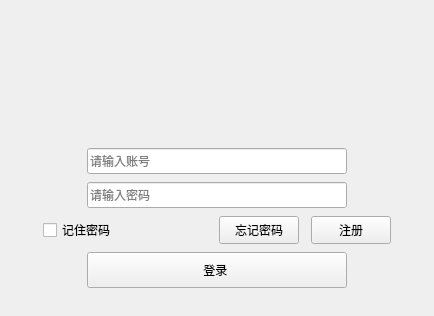
<?xml version="1.0" encoding="UTF-8"?>
<ui version="4.0">
 <class>UserLogin</class>
 <widget class="QWidget" name="UserLogin">
  <property name="geometry">
   <rect>
    <x>0</x>
    <y>0</y>
    <width>434</width>
    <height>316</height>
   </rect>
  </property>
  <property name="sizePolicy">
   <sizepolicy hsizetype="Fixed" vsizetype="Fixed">
    <horstretch>0</horstretch>
    <verstretch>0</verstretch>
   </sizepolicy>
  </property>
  <property name="minimumSize">
   <size>
    <width>434</width>
    <height>316</height>
   </size>
  </property>
  <property name="maximumSize">
   <size>
    <width>434</width>
    <height>316</height>
   </size>
  </property>
  <property name="windowTitle">
   <string>UserLogin</string>
  </property>
  <layout class="QVBoxLayout" name="verticalLayout_2">
   <property name="spacing">
    <number>0</number>
   </property>
   <property name="leftMargin">
    <number>0</number>
   </property>
   <property name="topMargin">
    <number>0</number>
   </property>
   <property name="rightMargin">
    <number>0</number>
   </property>
   <property name="bottomMargin">
    <number>0</number>
   </property>
   <item>
    <widget class="QWidget" name="titleWidget" native="true">
     <property name="sizePolicy">
      <sizepolicy hsizetype="Expanding" vsizetype="Expanding">
       <horstretch>0</horstretch>
       <verstretch>0</verstretch>
      </sizepolicy>
     </property>
     <property name="minimumSize">
      <size>
       <width>0</width>
       <height>104</height>
      </size>
     </property>
     <property name="maximumSize">
      <size>
       <width>16777215</width>
       <height>104</height>
      </size>
     </property>
     <property name="titleskin" stdset="0">
      <bool>true</bool>
     </property>
    </widget>
   </item>
   <item>
    <widget class="QWidget" name="bodyWidget" native="true">
     <property name="sizePolicy">
      <sizepolicy hsizetype="Preferred" vsizetype="Expanding">
       <horstretch>0</horstretch>
       <verstretch>0</verstretch>
      </sizepolicy>
     </property>
     <property name="minimumSize">
      <size>
       <width>0</width>
       <height>200</height>
      </size>
     </property>
     <property name="bottomskin" stdset="0">
      <bool>true</bool>
     </property>
     <layout class="QVBoxLayout" name="verticalLayout">
      <property name="spacing">
       <number>0</number>
      </property>
      <property name="leftMargin">
       <number>0</number>
      </property>
      <property name="topMargin">
       <number>36</number>
      </property>
      <property name="rightMargin">
       <number>0</number>
      </property>
      <property name="bottomMargin">
       <number>20</number>
      </property>
      <item>
       <layout class="QHBoxLayout" name="horizontalLayout">
        <item>
         <spacer name="horizontalSpacer">
          <property name="orientation">
           <enum>Qt::Orientation::Horizontal</enum>
          </property>
          <property name="sizeHint" stdset="0">
           <size>
            <width>40</width>
            <height>20</height>
           </size>
          </property>
         </spacer>
        </item>
        <item>
         <widget class="QLineEdit" name="editUserAccount">
          <property name="minimumSize">
           <size>
            <width>260</width>
            <height>26</height>
           </size>
          </property>
          <property name="maximumSize">
           <size>
            <width>260</width>
            <height>26</height>
           </size>
          </property>
          <property name="maxLength">
           <number>33</number>
          </property>
          <property name="placeholderText">
           <string>请输入账号</string>
          </property>
         </widget>
        </item>
        <item>
         <spacer name="horizontalSpacer_2">
          <property name="orientation">
           <enum>Qt::Orientation::Horizontal</enum>
          </property>
          <property name="sizeHint" stdset="0">
           <size>
            <width>40</width>
            <height>20</height>
           </size>
          </property>
         </spacer>
        </item>
       </layout>
      </item>
      <item>
       <layout class="QHBoxLayout" name="horizontalLayout_2">
        <item>
         <spacer name="horizontalSpacer_3">
          <property name="orientation">
           <enum>Qt::Orientation::Horizontal</enum>
          </property>
          <property name="sizeHint" stdset="0">
           <size>
            <width>40</width>
            <height>20</height>
           </size>
          </property>
         </spacer>
        </item>
        <item>
         <widget class="QLineEdit" name="editPassword">
          <property name="minimumSize">
           <size>
            <width>260</width>
            <height>26</height>
           </size>
          </property>
          <property name="maximumSize">
           <size>
            <width>260</width>
            <height>26</height>
           </size>
          </property>
          <property name="maxLength">
           <number>33</number>
          </property>
          <property name="echoMode">
           <enum>QLineEdit::EchoMode::Password</enum>
          </property>
          <property name="placeholderText">
           <string>请输入密码</string>
          </property>
         </widget>
        </item>
        <item>
         <spacer name="horizontalSpacer_4">
          <property name="orientation">
           <enum>Qt::Orientation::Horizontal</enum>
          </property>
          <property name="sizeHint" stdset="0">
           <size>
            <width>40</width>
            <height>20</height>
           </size>
          </property>
         </spacer>
        </item>
       </layout>
      </item>
      <item>
       <layout class="QHBoxLayout" name="horizontalLayout_3">
        <property name="spacing">
         <number>12</number>
        </property>
        <item>
         <spacer name="horizontalSpacer_5">
          <property name="orientation">
           <enum>Qt::Orientation::Horizontal</enum>
          </property>
          <property name="sizeHint" stdset="0">
           <size>
            <width>40</width>
            <height>20</height>
           </size>
          </property>
         </spacer>
        </item>
        <item>
         <widget class="QCheckBox" name="checkBox">
          <property name="sizePolicy">
           <sizepolicy hsizetype="Fixed" vsizetype="Fixed">
            <horstretch>0</horstretch>
            <verstretch>0</verstretch>
           </sizepolicy>
          </property>
          <property name="minimumSize">
           <size>
            <width>164</width>
            <height>28</height>
           </size>
          </property>
          <property name="maximumSize">
           <size>
            <width>164</width>
            <height>28</height>
           </size>
          </property>
          <property name="text">
           <string>记住密码</string>
          </property>
         </widget>
        </item>
        <item>
         <widget class="QPushButton" name="forgetWordbtn">
          <property name="sizePolicy">
           <sizepolicy hsizetype="Fixed" vsizetype="Fixed">
            <horstretch>0</horstretch>
            <verstretch>0</verstretch>
           </sizepolicy>
          </property>
          <property name="minimumSize">
           <size>
            <width>0</width>
            <height>28</height>
           </size>
          </property>
          <property name="maximumSize">
           <size>
            <width>16777215</width>
            <height>28</height>
           </size>
          </property>
          <property name="text">
           <string>忘记密码</string>
          </property>
         </widget>
        </item>
        <item>
         <widget class="QPushButton" name="registBtn">
          <property name="sizePolicy">
           <sizepolicy hsizetype="Fixed" vsizetype="Fixed">
            <horstretch>0</horstretch>
            <verstretch>0</verstretch>
           </sizepolicy>
          </property>
          <property name="minimumSize">
           <size>
            <width>0</width>
            <height>28</height>
           </size>
          </property>
          <property name="maximumSize">
           <size>
            <width>16777215</width>
            <height>28</height>
           </size>
          </property>
          <property name="text">
           <string>注册</string>
          </property>
         </widget>
        </item>
        <item>
         <spacer name="horizontalSpacer_6">
          <property name="orientation">
           <enum>Qt::Orientation::Horizontal</enum>
          </property>
          <property name="sizeHint" stdset="0">
           <size>
            <width>40</width>
            <height>20</height>
           </size>
          </property>
         </spacer>
        </item>
       </layout>
      </item>
      <item>
       <layout class="QHBoxLayout" name="horizontalLayout_4">
        <item>
         <spacer name="horizontalSpacer_7">
          <property name="orientation">
           <enum>Qt::Orientation::Horizontal</enum>
          </property>
          <property name="sizeHint" stdset="0">
           <size>
            <width>40</width>
            <height>20</height>
           </size>
          </property>
         </spacer>
        </item>
        <item>
         <widget class="QPushButton" name="loginBtn">
          <property name="sizePolicy">
           <sizepolicy hsizetype="Fixed" vsizetype="Fixed">
            <horstretch>0</horstretch>
            <verstretch>0</verstretch>
           </sizepolicy>
          </property>
          <property name="minimumSize">
           <size>
            <width>260</width>
            <height>36</height>
           </size>
          </property>
          <property name="maximumSize">
           <size>
            <width>260</width>
            <height>36</height>
           </size>
          </property>
          <property name="text">
           <string>登录 </string>
          </property>
         </widget>
        </item>
        <item>
         <spacer name="horizontalSpacer_8">
          <property name="orientation">
           <enum>Qt::Orientation::Horizontal</enum>
          </property>
          <property name="sizeHint" stdset="0">
           <size>
            <width>40</width>
            <height>20</height>
           </size>
          </property>
         </spacer>
        </item>
       </layout>
      </item>
     </layout>
    </widget>
   </item>
  </layout>
 </widget>
 <layoutdefault spacing="6" margin="11"/>
 <resources/>
 <connections/>
</ui>
